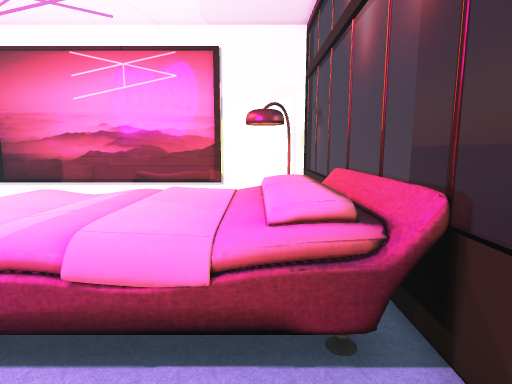
[1] (above)

14 first-person views from a walk through a scene from a Unity 3-D project. The camera is 1.5 m above the floor, tilts 8° down and sees 80° across. The floor is counted in squares, 0.5 m on a side. Each view is taken from the middle of a square. On the plan, view 1 faces up. The plan holds only what a view shows up to about 20 squares ahead; the rest is blank. The place goes on beyond the plan. Some surface patterns are stand-ins.

[2]
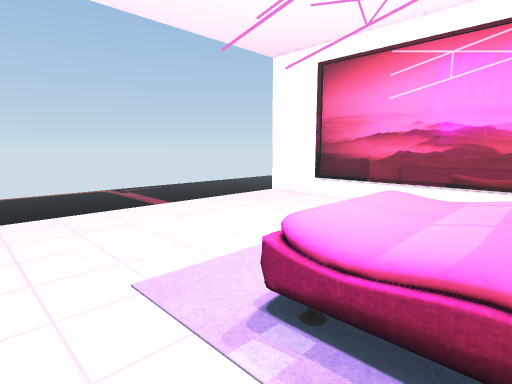

[3]
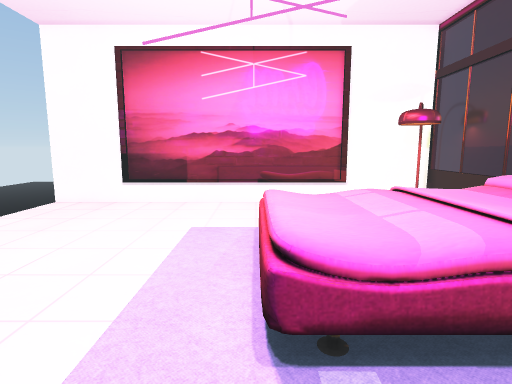

[4]
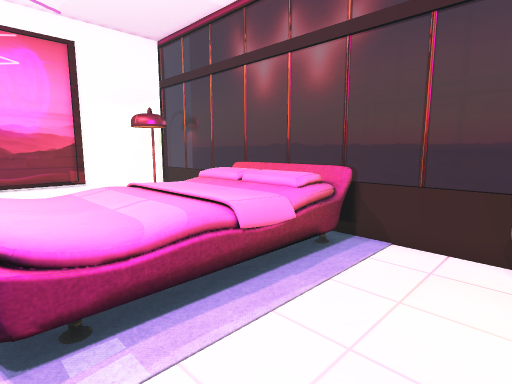

[5]
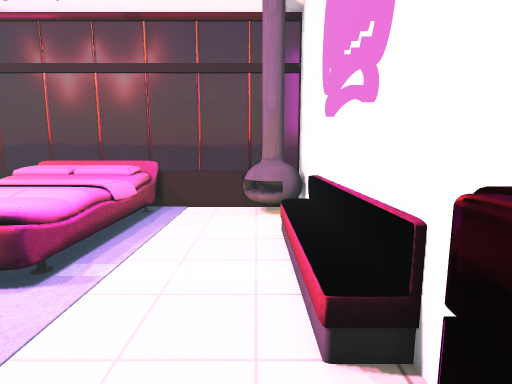

[6]
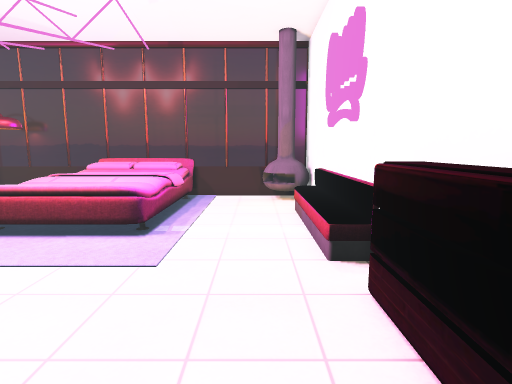

[7]
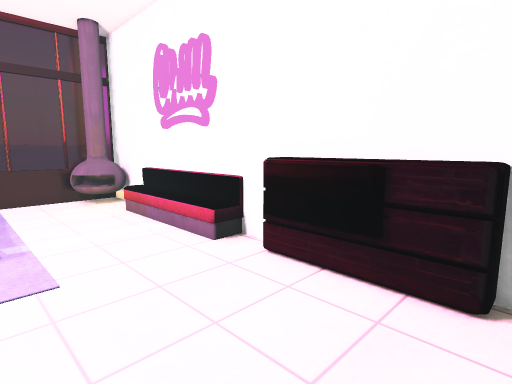

[8]
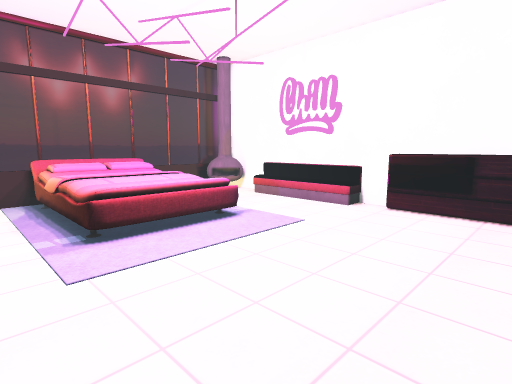

[9]
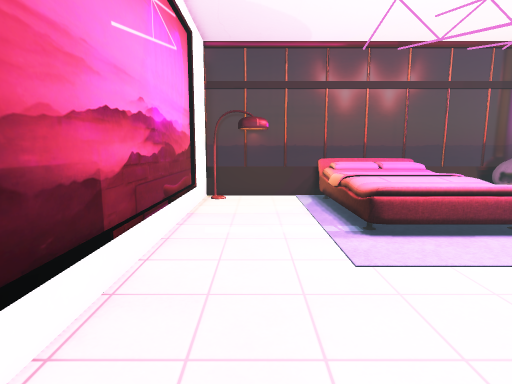

[10]
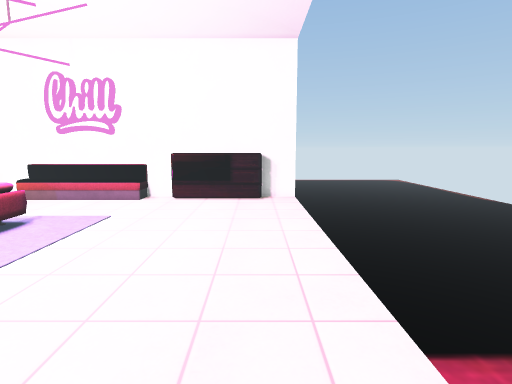

[11]
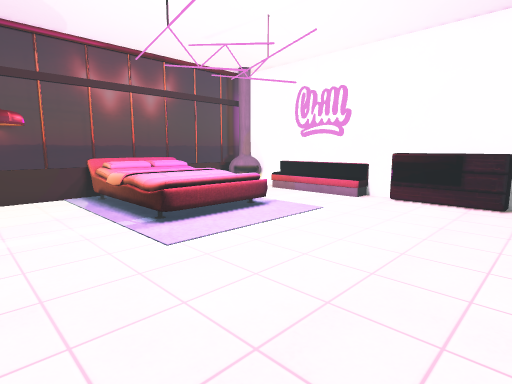

[12]
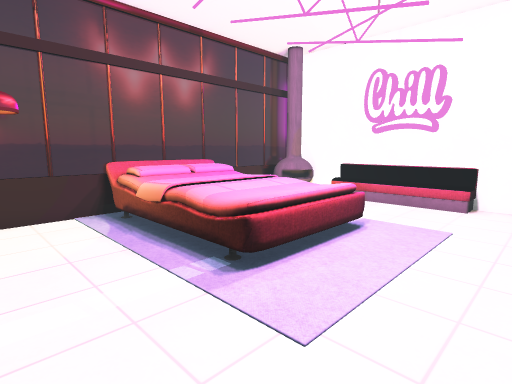

[13]
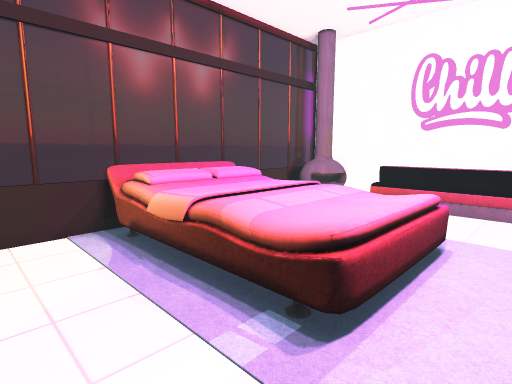

[14]
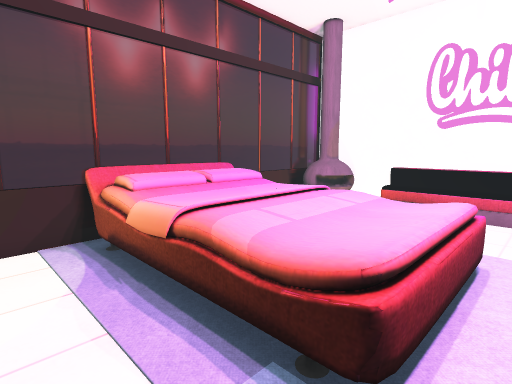

### Floor plan
Key: @ floor where view 1 was taken; # wall or solid block; . main floor; - floor 0.5 m lower than the main floor; = window, fence, low wall or low ledge; ^ raised ledge; O other object.
Columns run from 18 left of view 1 to 16 right of it. Each row starts with its distance up from view 1.
 20                                 ---
 19                                ----
 18                               ----
 17 ######################       -----
 16 ....................#=       ----
 15 .....................=       ---
 14 .....................=       --
 13 .....................=
 12 .....................=
 11 .....................=
 10 .........  OOOOOOOOOO#
  9 .........  O^^^OOOOOO#
  8 .........  O^^^OOOOO #
  7 .........  O^^^OOOOO##
  6 .........  O^^^OOOOOO#
  5 .........  O^^^OOOOOO#
  4 .........  OOOOOOOOOO#
  3 .....................=
  2 .....................=
  1 .....................=
  0 ..................@=.=
 -1 ..................##==
 -2 ..OOOOOO.^^^^^^^^.###=
 -3 ##OOOOO##^-OOOO-^#####

Where each view was taken, in squares from view 1:
view 1: 0 up, 0 right, facing up
view 2: 0 up, 3 left, facing up-left
view 3: 0 up, 7 left, facing up
view 4: 1 down, 7 left, facing up-right
view 5: 1 down, 13 left, facing right
view 6: 0 up, 17 left, facing right
view 7: 4 up, 17 left, facing down-right
view 8: 13 up, 17 left, facing down-right
view 9: 14 up, 17 left, facing right
view 10: 16 up, 16 left, facing down
view 11: 16 up, 18 left, facing down-right
view 12: 15 up, 12 left, facing down-right
view 13: 14 up, 9 left, facing down-right
view 14: 13 up, 8 left, facing down-right
